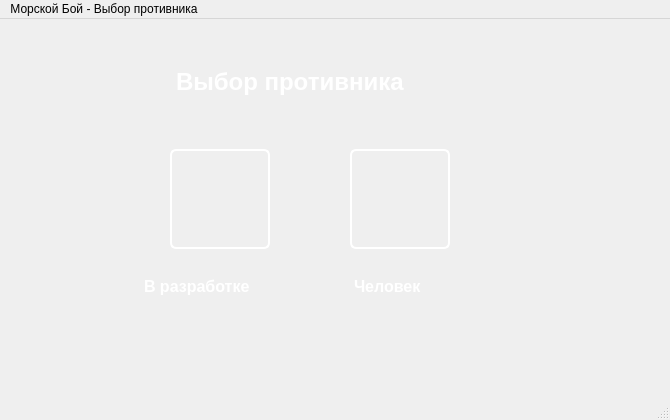
<?xml version="1.0" encoding="UTF-8"?>
<ui version="4.0">
 <class>ChooseOpponentMenu</class>
 <widget class="QMainWindow" name="ChooseOpponentMenu">
  <property name="geometry">
   <rect>
    <x>0</x>
    <y>0</y>
    <width>670</width>
    <height>420</height>
   </rect>
  </property>
  <property name="windowTitle">
   <string>Морской бой - Выбор противника</string>
  </property>
  <property name="styleSheet">
   <string notr="true">background: qlineargradient(
    x1: 0, y1: 0,
    x2: 1, y2: 1,
    stop: 0 #a0e9ff,
    stop: 1 #00bcd4
);
</string>
  </property>
  <widget class="QWidget" name="centralwidget">
   <widget class="QPushButton" name="pushButton_return">
    <property name="geometry">
     <rect>
      <x>30</x>
      <y>30</y>
      <width>51</width>
      <height>51</height>
     </rect>
    </property>
    <property name="styleSheet">
     <string notr="true">QPushButton {
    background-image: url(:/images/images/return_button.png);
    background-repeat: no-repeat;
    background-position: center;
    background-color: transparent;
    border: none;
    width: 32px;
    height: 32px;
}

QPushButton:hover {
    background-color: rgba(255, 255, 255, 0.1);
}</string>
    </property>
    <property name="text">
     <string/>
    </property>
   </widget>
   <widget class="QPushButton" name="pushButton_robot">
    <property name="geometry">
     <rect>
      <x>170</x>
      <y>130</y>
      <width>100</width>
      <height>100</height>
     </rect>
    </property>
    <property name="styleSheet">
     <string notr="true">QPushButton {
    background-image: url(:/images/images/robot_icon.png);
    background-repeat: no-repeat;
    background-position: center;
    background-color: transparent;
    width: 32px;
    height: 32px;
    border: 2px solid white;
    border-radius: 6px;
}

QPushButton:hover {
    background-color: rgba(255, 255, 255, 0.1);
    border-color: #00bcd4;
}
</string>
    </property>
    <property name="text">
     <string/>
    </property>
   </widget>
   <widget class="QPushButton" name="pushButton_human">
    <property name="geometry">
     <rect>
      <x>350</x>
      <y>130</y>
      <width>100</width>
      <height>100</height>
     </rect>
    </property>
    <property name="styleSheet">
     <string notr="true">QPushButton {
    background-image: url(:/images/images/human_icon.png);
    background-repeat: no-repeat;
    background-position: center;
    background-color: transparent;
    width: 32px;
    height: 32px;
    border: 2px solid white;
    border-radius: 6px;
}

QPushButton:hover {
    background-color: rgba(255, 255, 255, 0.1);
    border-color: #00bcd4;
}
</string>
    </property>
    <property name="text">
     <string/>
    </property>
   </widget>
   <widget class="QLabel" name="label_robot">
    <property name="geometry">
     <rect>
      <x>140</x>
      <y>250</y>
      <width>161</width>
      <height>31</height>
     </rect>
    </property>
    <property name="styleSheet">
     <string notr="true">color: white;
background-color: transparent;
font-size: 12pt;
font-weight: bold;
padding-top: 4px;
qproperty-alignment: AlignHCenter;</string>
    </property>
    <property name="text">
     <string>В разработке</string>
    </property>
   </widget>
   <widget class="QLabel" name="label_human">
    <property name="geometry">
     <rect>
      <x>350</x>
      <y>250</y>
      <width>101</width>
      <height>31</height>
     </rect>
    </property>
    <property name="styleSheet">
     <string notr="true">color: white;
background-color: transparent;
font-size: 12pt;
font-weight: bold;
padding-top: 4px;
qproperty-alignment: AlignHCenter;</string>
    </property>
    <property name="text">
     <string>Человек</string>
    </property>
   </widget>
   <widget class="QLabel" name="label_title">
    <property name="geometry">
     <rect>
      <x>170</x>
      <y>40</y>
      <width>291</width>
      <height>41</height>
     </rect>
    </property>
    <property name="styleSheet">
     <string notr="true">color: white;
background-color: transparent;
font-size: 18pt;
font-weight: bold;
padding-top: 4px;
qproperty-alignment: AlignHCenter;</string>
    </property>
    <property name="text">
     <string>Выбор противника</string>
    </property>
   </widget>
   <widget class="QLabel" name="label_robot_2">
    <property name="geometry">
     <rect>
      <x>330</x>
      <y>370</y>
      <width>81</width>
      <height>31</height>
     </rect>
    </property>
    <property name="styleSheet">
     <string notr="true">color: white;
background-color: transparent;
font-size: 12pt;
font-weight: bold;
padding-top: 4px;
qproperty-alignment: AlignHCenter;</string>
    </property>
    <property name="text">
     <string>Робот</string>
    </property>
   </widget>
   <widget class="QLabel" name="label_human_2">
    <property name="geometry">
     <rect>
      <x>500</x>
      <y>370</y>
      <width>101</width>
      <height>31</height>
     </rect>
    </property>
    <property name="styleSheet">
     <string notr="true">color: white;
background-color: transparent;
font-size: 12pt;
font-weight: bold;
padding-top: 4px;
qproperty-alignment: AlignHCenter;</string>
    </property>
    <property name="text">
     <string>Человек</string>
    </property>
   </widget>
  </widget>
  <widget class="QMenuBar" name="menubar">
   <property name="geometry">
    <rect>
     <x>0</x>
     <y>0</y>
     <width>670</width>
     <height>26</height>
    </rect>
   </property>
   <widget class="QMenu" name="menu">
    <property name="title">
     <string>Морской Бой - Выбор противника</string>
    </property>
   </widget>
   <addaction name="menu"/>
  </widget>
  <widget class="QStatusBar" name="statusbar"/>
 </widget>
 <resources/>
 <connections/>
</ui>
